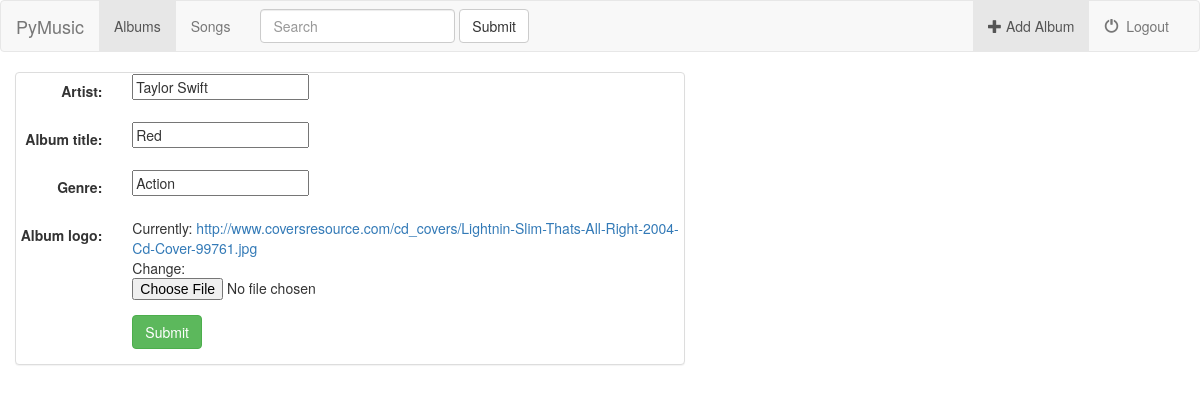
The page /music/album/1/ on the database as committed earlier.
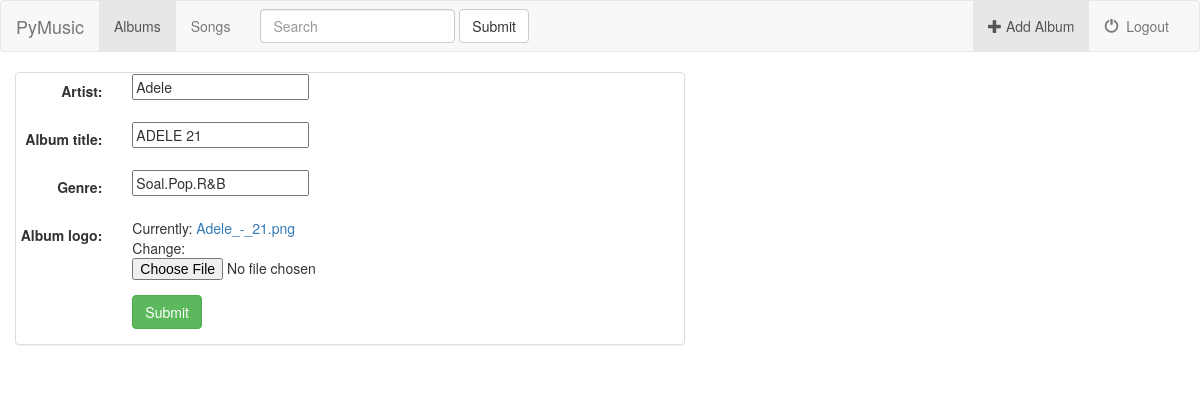
The same page on the database as committed later.
### music/models.py (models this page shows, shortened)
class Album(models.Model):
	user = models.ForeignKey(User, default=1)
	album_title = models.CharField(max_length = 250)
	artist = models.CharField(max_length = 250)
	genre = models.CharField(max_length = 100)
	album_logo = models.FileField()
	is_favorite = models.BooleanField(default=False)

### music/views.py (the view)
# urls.py: url(r'album/(?P<pk>\d+)/$', views.AlbumUpdate.as_view(), name="album-update"),
class AlbumUpdate(UpdateView):
	model = Album
	fields = ['artist', 'album_title', 'genre', 'album_logo']

### music/templates/music/album_form.html (shortened to what this page needs)
{% extends 'music/base.html' %}
{% block albums_active %} active {% endblock %}
{% block body %}
<div class="container-fluid">
	<div class="row">
		<div class="col-sm-12 col-md-7">
			<div class="panel panel-default">
				<form class="form-horizontal" action="" method="post" enctype="multipart/form-data">
					{% include 'music/form-template.html' %}
					<div class="form-group">
						<div class="col-sm-offset-2 col-sm-10">
							<button type="submit" class="btn btn-success">Submit</button>
						</div>
					</div>
				</form>
			</div>
		</div>
	</div>
</div>
{% endblock %}

### music/templates/music/form-template.html (shortened to what this page needs)
{% for field in form %}
    <div class="form-group">
        <div class="col-sm-offset-2 col-sm-10">
        </div>
        <label class="control-label col-sm-2" for="song_title">{{ field.label_tag }}</label>
        <div class="col-sm-10">{{ field }}</div>
    </div>
{% endfor %}

Rows that differ between the two databases and show on the page:
changed Album: artist "Taylor Swift" → "Adele"; album_title "Red" → "ADELE 21"; genre "Action" → "Soal.Pop.R&B"
Other text that changed with them:
text no longer shown: "Currently: http://www.coversresource.com/cd_covers/Lightnin-Slim-Thats-All-Right-2004-Cd-Cover-99761.jpg Change:"
text now shown: "Currently: Adele_-_21.png Change:"
